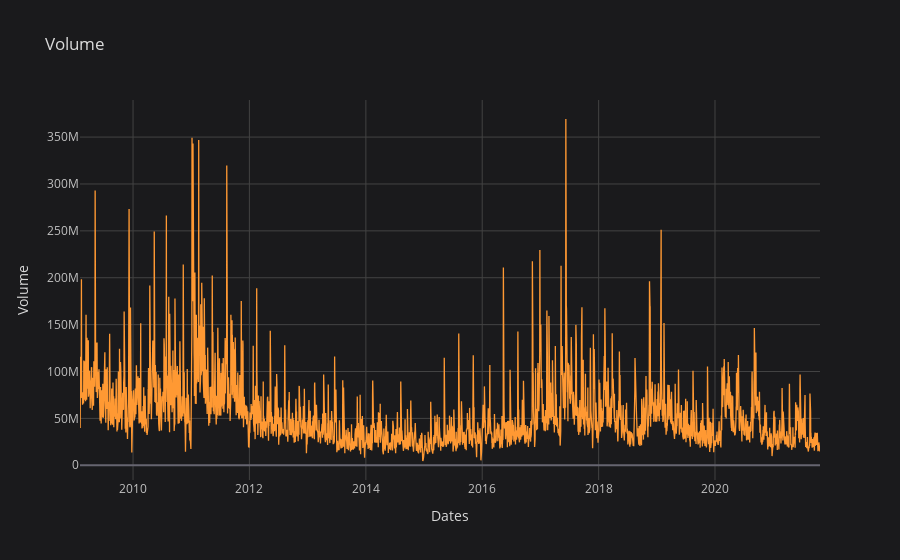

Write notebook code for a chart like this one.
### Code cell
nvda['Volume'].iplot(title='Volume', xTitle='Dates', yTitle='Volume', theme='space')

### Figure 1 — Plotly figure (JSON) as saved in the notebook; plotly's stock layout.template omitted (floating-point values rounded to 4 significant figures; data arrays with more than 128 entries replaced by an {"elided": "..."} marker saying what was removed)
{"data": [{"line": {"color": "rgba(255, 153, 51, 1.0)", "dash": "solid", "shape": "linear", "width": 1.3}, "mode": "lines", "name": "Volume", "text": "", "type": "scatter", "x": {"elided": "3204 str values"}, "y": {"elided": "3204 int values"}}], "layout": {"legend": {"bgcolor": "#1A1A1C", "font": {"color": "#D9D9D9"}}, "paper_bgcolor": "#1A1A1C", "plot_bgcolor": "#1A1A1C", "title": {"font": {"color": "#D9D9D9"}, "text": "Volume"}, "xaxis": {"gridcolor": "#434343", "showgrid": true, "tickfont": {"color": "#C2C2C2"}, "title": {"font": {"color": "#D9D9D9"}, "text": "Dates"}, "zerolinecolor": "#666570"}, "yaxis": {"gridcolor": "#434343", "showgrid": true, "tickfont": {"color": "#C2C2C2"}, "title": {"font": {"color": "#D9D9D9"}, "text": "Volume"}, "zerolinecolor": "#666570"}}}
